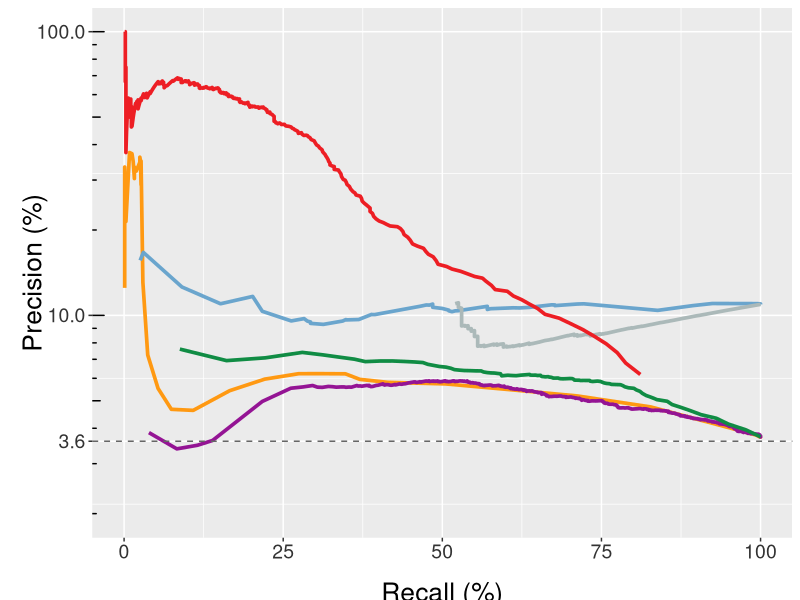
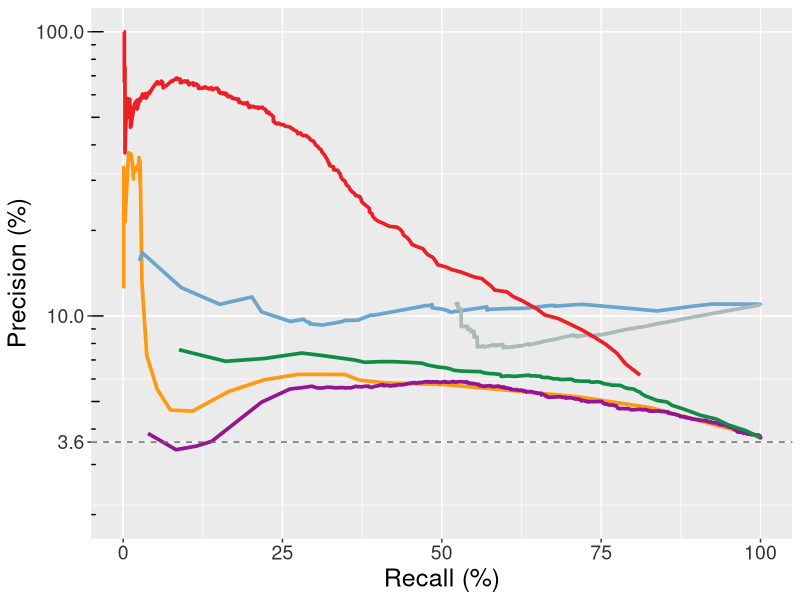
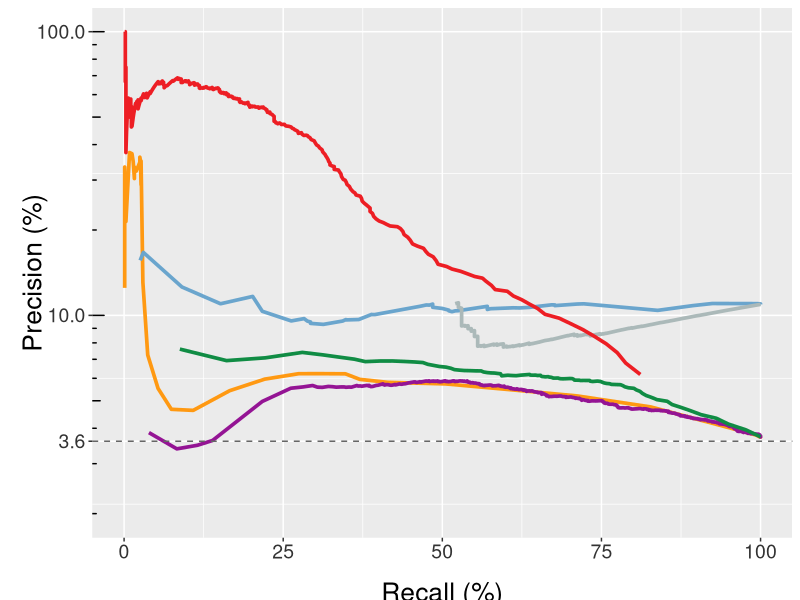
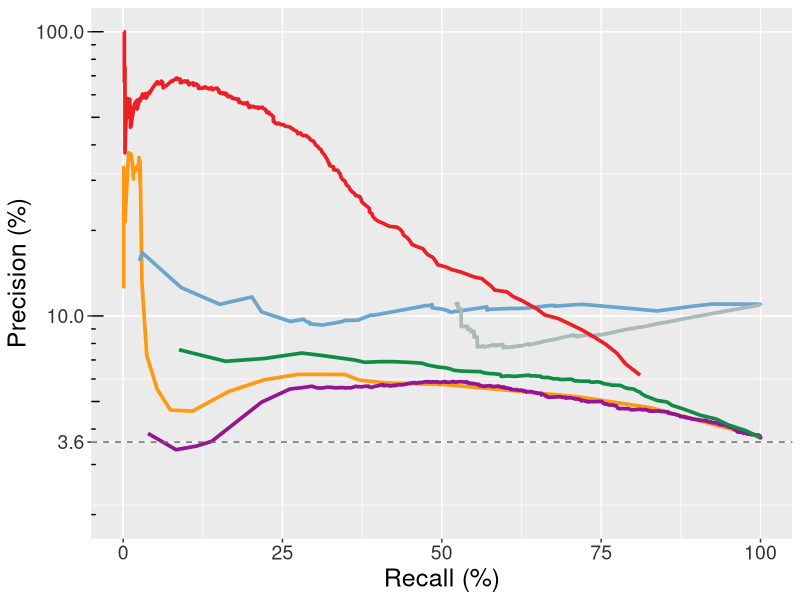

These charts were generated, in order, by the following R code: (Note: this script raises an error after producing the figures.)
load_pkgs <- function(pkgs){
    new_pkgs <- pkgs[!(pkgs %in% installed.packages()[, 'Package'])]
    if(length(new_pkgs)) install.packages(new_pkgs)
    for(pkg in pkgs){
        suppressWarnings(suppressMessages(library(pkg, character.only = T)))
    }
}

pkgs <- c('dplyr', 'tidyr', 'ggplot2', 'cowplot', 'grid')
load_pkgs(pkgs)

options(stringsAsFactors = F, warn = -1, warnings = -1)

dir <- '../../figs/exac/'
plot_format_main <- '.tiff'
plot_format <- '.png'
hi_res <- 600
lo_res <- 300

color_cadd = '#FF9912'
color_dann = '#941494'
color_fathmm = '#108C44'
color_fitcons = '#6AA5CD'
color_linsight = '#ABB9B9'
color_spanr =  '#ED1E24'
color_hal = '#000080'

###############################################################################
# precision-recall curves
###############################################################################
pr_curve_all <- 
  read.table('../../processed_data/exac/exac_models_pr_curves_all.txt', 
                           sep = '\t', header = T) %>% 
    filter(method != 'hal') %>% # only scores exonic variants
    mutate(type = 'all')

pr_curve_exon <- 
  read.table('../../processed_data/exac/exac_models_pr_curves_exon.txt', 
                            sep = '\t', header = T) %>% 
    mutate(type = 'exon')

pr_curve_intron <- 
  read.table('../../processed_data/exac/exac_models_pr_curves_intron.txt', 
                              sep = '\t', header = T) %>% 
    mutate(type = 'intron')

pr_curve_info <- bind_rows(pr_curve_all, pr_curve_exon) %>% 
    bind_rows(pr_curve_intron)

# all variants
pr_curve_all %>% 
    filter(method != 'fathmm_noncoding') %>% # pick one FATHMM score method
    mutate(method = factor(method, 
                           labels = c('CADD', 'DANN', 'FATHMM-MKL', 'fitCons', 
                                              'LINSIGHT', 'SPANR'))) %>% 
    ggplot(aes(recall, precision)) + 
    geom_line(aes(color = method), size = 1.25) + 
    # scale_y_log10() +
    scale_y_log10(breaks = c(3.6, 10, 100), limits = c(2,100)) +
    annotation_logticks(sides = 'l') +
    labs(x = 'Recall (%)', y = 'Precision (%)', color = '') +
    theme(
          legend.position = 'none',
          axis.title.x = element_text(size = 19, vjust = -1.5),
          axis.title.y = element_text(size = 19, vjust = -1.5),
          axis.text = element_text(size = 14, color = 'grey20')) +
    geom_hline(yintercept = 3.6, linetype = 'dashed', color = 'grey40') +
    scale_color_manual(values = c(color_cadd, color_dann, color_fathmm, 
                                color_fitcons, color_linsight, color_spanr))

ggsave(paste0(dir, 'exac_fig4E_exac_pr_curves_with_legend', 
              plot_format_main), 
       height = 4, width = 4, units = 'in', dpi = hi_res)
       

pr_curve_all %>% 
  filter(method != 'fathmm_noncoding') %>% # pick one FATHMM score method
  mutate(method = factor(method, 
                         labels = c('CADD', 'DANN', 'FATHMM-MKL', 'fitCons', 
                                            'LINSIGHT', 'SPANR'))) %>% 
  ggplot(aes(recall, precision)) + 
  geom_line(aes(color = method), size = 1.25) + 
  # scale_y_log10() +
  scale_y_log10(breaks = c(3.6, 10, 100), limits = c(2,100)) +
  annotation_logticks(sides = 'l') +
  labs(x = 'Recall (%)', y = 'Precision (%)', color = '') +
  theme(axis.title = element_text(size = 18),
        axis.text = element_text(size = 14, color = 'grey20'), 
        legend.position = 'none') +
  geom_hline(yintercept = 3.6, linetype = 'dashed', color = 'grey40') +
  scale_color_manual(values = c(color_cadd, color_dann, color_fathmm, 
                                color_fitcons, color_linsight, color_spanr))

ggsave(paste0('../../figs/exac/exac_fig4E_exac_pr_curves_no_legend', 
       plot_format_main), height = 4, width = 4, units = 'in', dpi = hi_res)

# split by intron/exon
pr_curve_info %>%
  filter(method != 'fathmm_noncoding') %>%# pick one FATHMM score method
  mutate(method = factor(method, labels = c('CADD', 'DANN', 'FATHMM-MKL', 
                                            'fitCons', 'HAL', 'LINSIGHT', 
                                            'SPANR')),
         type   = factor(type, levels = c('exon', 'intron', 'all'), 
                         labels = c('Exonic SNV', 'Intronic SNV', 'All SNV'))) 

    ggplot(aes(recall, precision)) + geom_line(aes(color = method)) +
    # scale_y_log10() +
    scale_y_log10(breaks = c(0.01, 0.1, 1, 10, 100)) +
    annotation_logticks(sides = 'l') +
    facet_grid(~ type) +
    scale_color_manual(values=c(color_cadd, color_dann, color_fathmm, 
                                color_fitcons, color_hal, color_linsight, color_spanr))

ggsave(paste0(dir, 'exac_fig4E_exac_pr_curves_type', plot_format), 
       height = 4.5, width = 12, units = 'in', dpi = lo_res)

###############################################################################
# ROC curves
###############################################################################
roc_curve_all <- 
  read.table('../../processed_data/exac/exac_models_roc_curves_all.txt', 
                            sep = '\t', header = T) %>% 
    filter(method != 'hal') %>% 
    mutate(type = 'all')

roc_curve_exon <- 
  read.table('../../processed_data/exac/exac_models_roc_curves_exon.txt', 
                             sep = '\t', header = T) %>% 
    mutate(type = 'exon')

roc_curve_intron <- 
  read.table('../../processed_data/exac/exac_models_roc_curves_intron.txt', 
                               sep = '\t', header = T) %>% 
    mutate(type = 'intron')

roc_curve_info_main <- bind_rows(roc_curve_all, roc_curve_exon) %>% 
    bind_rows(roc_curve_intron) %>%
    filter(method != 'fathmm_noncoding') %>%
    mutate(method = factor(method, labels = c('CADD', 'DANN', 'FATHMM-MKL', 
                                            'fitCons', 'HAL', 'LINSIGHT', 
                                            'SPANR')),
           type   = factor(type, levels = c('exon', 'intron', 'all'), 
                       labels = c('Exonic SNV', 'Intronic SNV', 'All SNV'))) 
                                                                                     
roc_curve_all %>% 
    filter(method != 'fathmm_noncoding') %>% # pick one FATHMM score method
    mutate(method = factor(method, labels = c('CADD', 'DANN', 'FATHMM-MKL', 
                                              'fitCons', 'LINSIGHT', 'SPANR'))) %>% 
    ggplot(aes(false_positive_rate, true_positive_rate)) + 
    geom_line(aes(color = method)) +
    labs(color = '', x = 'False positive rate', y = 'True positive rate')

# split by intron/exon

ggplot(roc_curve_info_main, aes(false_positive_rate, true_positive_rate)) + 
    geom_line(aes(color = method), size = 1.25) +
    geom_abline(intercept = 0, linetype = 'dashed', color = 'grey50') +
    facet_grid( ~ type) +
    theme(strip.text = element_text(size = 18.5),
          strip.background = element_rect(fill = "#E8E8E8", color = "white"),
          panel.grid = element_blank(),
          panel.spacing = unit(1, "lines"),
          panel.border = element_rect(fill = NA, color = "grey50"),
          axis.title.y = element_text(size = 19, vjust = 2.75),
          axis.title.x = element_text(size = 19, vjust = -2.25),
          axis.text.y = element_text(size = 14, color = "grey30"),
          axis.text.x = element_text(size = 14, color = "grey30"),
          legend.position = 'none',
          legend.justification = 'center',
          legend.direction = 'vertical',
          legend.title = element_blank(),
          legend.text = element_text(size = 16),
          legend.key.size = unit(0.5, 'lines'),
          legend.key.height = unit(0.2, "inch"),
          legend.key.width = unit(0.4, "inch")
    ) +
    labs(x = 'False positive rate', y = 'True positive rate') +
    scale_color_manual(values = c(color_cadd, color_dann, color_fathmm, 
                                  color_fitcons, color_hal, 
                                  color_linsight, color_spanr)) +
    scale_y_continuous(breaks = c(0, 0.2, 0.4, 0.6, 0.8, 1.0)) +
    scale_x_continuous(breaks = c(0, 0.2, 0.4, 0.6, 0.8, 1.0)) +
    guides(colour = guide_legend(override.aes = list(size = 3)))
    

ggsave(paste0(dir, 'exac_fig4E_exac_roc_curves_type_no_legend', plot_format_main), 
       height = 4, width = 10, units = 'in', dpi = hi_res)

ggplot(roc_curve_info_main, aes(false_positive_rate, true_positive_rate)) + 
  geom_line(aes(color = method), size = 1.25) +
  geom_abline(intercept = 0, linetype = 'dashed', color = 'grey50') +
  facet_grid( ~ type) +
  theme(strip.text = element_text(size = 18.5),
        strip.background = element_rect(fill = "#E8E8E8", color = "white"),
        panel.grid = element_blank(),
        panel.spacing = unit(1, "lines"),
        panel.border = element_rect(fill = NA, color = "grey50"),
        axis.title.y = element_text(size = 19, vjust = 2.75),
        axis.title.x = element_text(size = 19, vjust = -2.75),
        axis.text.y = element_text(size = 14, color = "grey30"),
        axis.text.x = element_text(size = 14, color = "grey30"),
        legend.position = 'left',
        legend.justification = 'center',
        legend.direction = 'vertical',
        legend.title = element_blank(),
        legend.text = element_text(size = 16),
        legend.key.size = unit(0.5, 'lines'),
        legend.key.height = unit(0.25, "inch"),
        legend.key.width = unit(0.4, "inch")
  ) +
  labs(x = 'False positive rate', y = 'True positive rate') +
  scale_color_manual(values = c(color_cadd, color_dann, color_fathmm, 
                                color_fitcons, color_hal, 
                                color_linsight, color_spanr)) +
  scale_y_continuous(breaks = c(0, 0.2, 0.4, 0.6, 0.8, 1.0)) +
  scale_x_continuous(breaks = c(0, 0.2, 0.4, 0.6, 0.8, 1.0)) +
  guides(colour = guide_legend(override.aes = list(size = 3)))


ggsave(paste0(dir, 'exac_fig4E_exac_roc_curves_type_legend', plot_format_main),
       height = 4, width = 12, units = 'in', dpi = hi_res)
